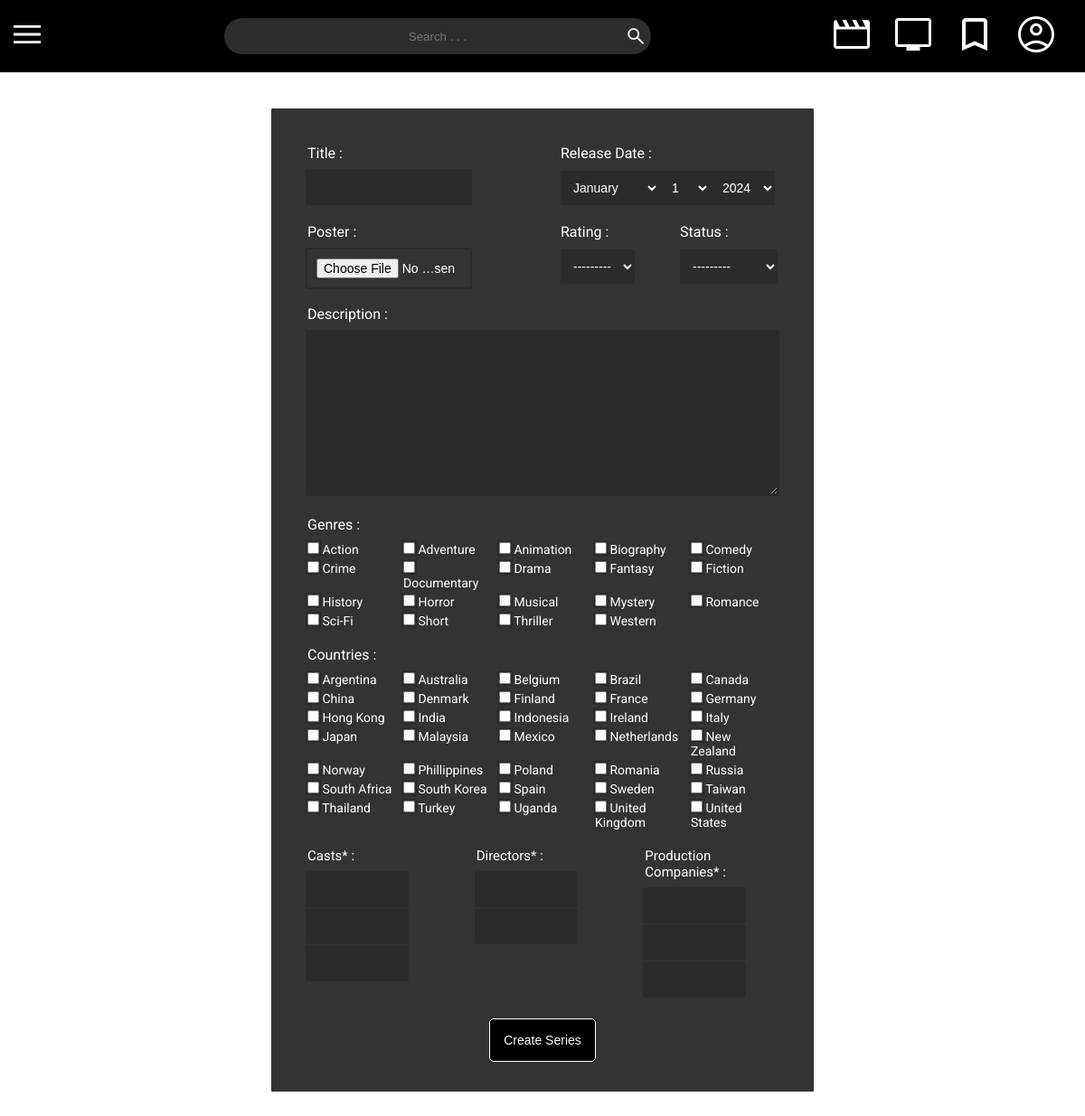
The page /series/create/ (signed in) on the database as committed earlier.
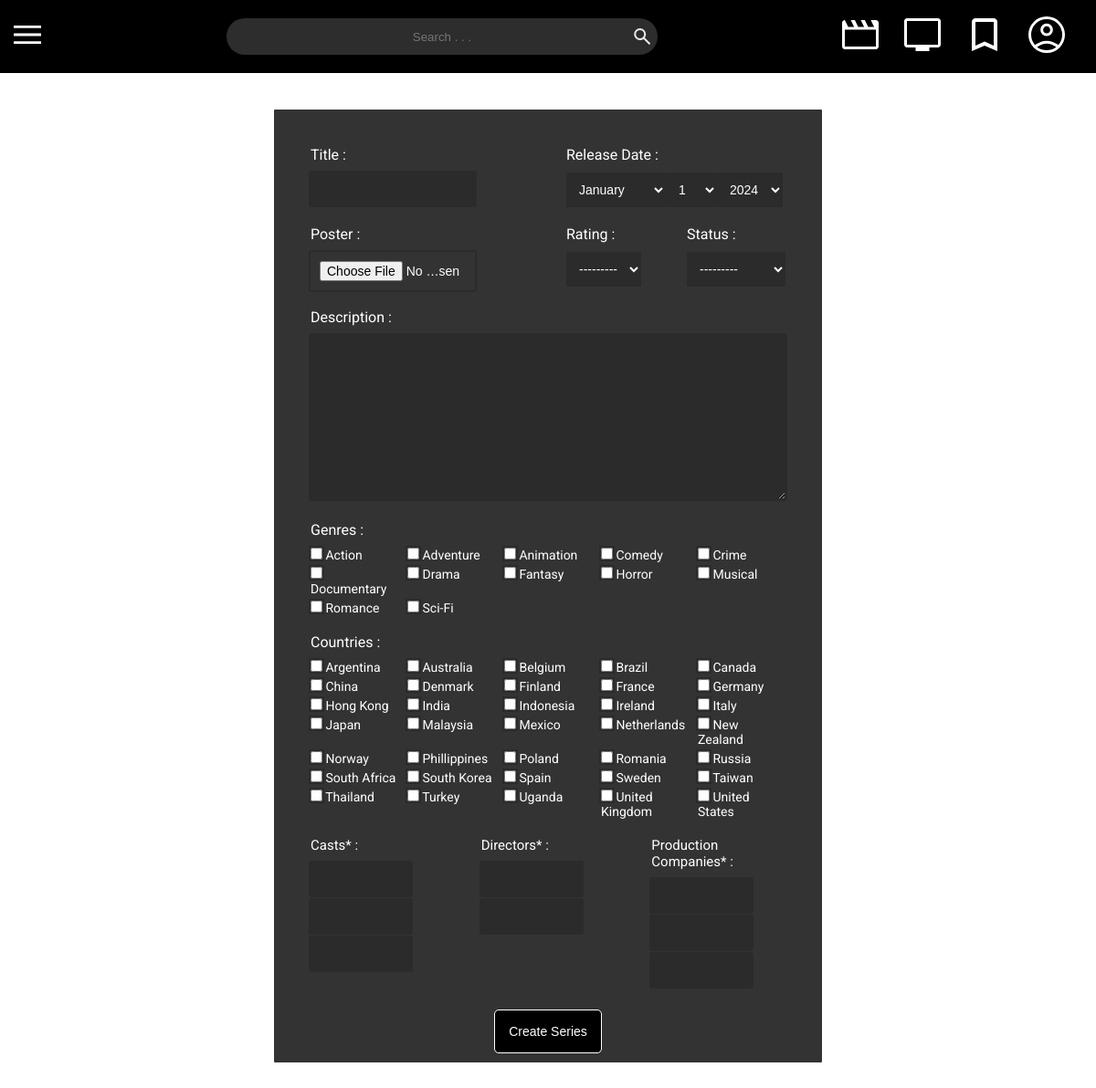
The same page on the database as committed later.
### movieStreamingApp/models.py (models this page shows)
class Genre(models.Model):
    name = models.CharField(max_length=25, unique=True)
    def __str__(self):
        return self.name

### series_app/views.py (the view, shortened to what this page needs)
# urls.py: path('create/', views.series_create, name='series_app.series_create'),
@superuser_required
def series_create(request):
    if request.method == 'GET':
        series_form = forms.SeriesForm()
        productions = Production.objects.filter()
        directors = Director.objects.filter()
        casts = Cast.objects.filter()
        context = {
            'form': series_form,
            'productions': productions,
            'directors': directors,
            'casts': casts,
        }
        return render(request, 'series_create.html', context)

### movieStreamingApp/models.py (called while the page is built)
    def __str__(self):
        return self.name

    def __str__(self):
        return self.name

    def __str__(self):
        return self.name

    def __str__(self):
        return self.name

### series_app/templates/series_create.html (shortened to what this page needs)
{% extends 'base_page.html' %}
{% load static %}
{% block head %}
    <link rel="stylesheet" href="{% static 'css/movie_form.css' %}">
{% endblock %}
{% block content %}
    <form id="form" class="form" method="POST" enctype="multipart/form-data" action="{% url 'series_app.series_create' %}">
        <div class="grid-wrapper">
            <div class="cell">
                <div class="cell-title"> {{form.title.label}} : </div>
                <div class="cell-input"> {{form.title}} </div>
            </div>
            <div class="cell">
                <div class="cell-title"> {{form.releaseDate.label}} : </div>
                <div class="cell-input"> {{form.releaseDate}} </div>
            </div>
            <div class="cell">
                <div class="cell-title"> {{form.poster.label}} :</div>
                <div class="cell-input"> {{form.poster}} </div>
            </div>
            <div class="grid-wrapper">
                <div class="cell">
                    <div class="cell-title"> {{form.rating.label}} : </div>
                    <div class="cell-input"> {{form.rating}} </div>
                </div>
                <div class="cell">
                    <div class="cell-title"> {{form.status.label}} : </div>
                    <div class="cell-input"> {{form.status}} </div>
                </div>
            </div>
        </div>
        <div class="cell">
            <div class="cell-title"> {{form.description.label}} : </div>
            <div class="cell-input"> {{form.description}} </div>
        </div>
        <div class="cell">
            <div class="cell-title"> {{form.genre.label}} : </div>
            <div class="checkbox-cell">
                {% for checkbox in form.genre %}
                    <div> {{ checkbox.tag }} {{ checkbox.choice_label }} </div>
                {% endfor %}
            </div>
       </div>
       <div class="cell">
            <div class="cell-title"> {{form.country.label}} : </div>
                <div class="checkbox-cell">
                    {% for checkbox in form.country %}
                        <div> {{ checkbox.tag }} {{ checkbox.choice_label }} </div>
                    {% endfor %}
                </div>
            </div>
        <div class="grid-wrapper-2">
            <div class="cell">
                <div class="cell-title"> {{form.cast.label}} : </div>
                <div class="cell-multiinput">
                    {{form.cast}}
                    {{form.cocast1}}
                    {{form.cocast2}}
                </div>
            </div>
            <div class="cell">
                <div class="cell-title"> {{form.director.label}} : </div>
                <div class="cell-multiinput">
                    {{form.director}}
                    {{form.codirector}}
                </div>
            </div>
            <div class="cell">
                <div class="cell-title"> {{form.production.label}} : </div>
                <div class="cell-multiinput">
                    {{form.production}}
                    {{form.coproduction1}}
                    {{form.coproduction2}}
                </div>
            </div>
        </div>
        <div class="button-wrapper">
            <button id="button" type="submit"> Create Series </button>
        </div>
    </form>
{% endblock %}

Rows that differ between the two databases and show on the page:
removed Genre: choice_label "Biography"
removed Genre: choice_label "Fiction"
removed Genre: choice_label "History"
removed Genre: choice_label "Mystery"
removed Genre: choice_label "Short"
removed Genre: choice_label "Thriller"
removed Genre: choice_label "Western"
